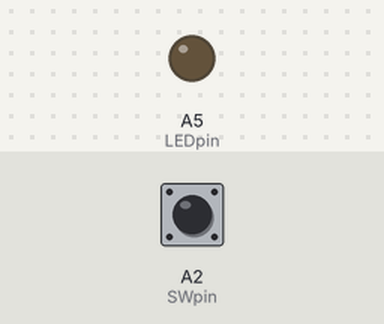
Recording of a sketch running on a simulated Arduino Uno, built with avr-gcc and run on an emulated ATmega328P. Parts: output pins drawn as LEDs (lit = HIGH). Inputs (shaded band) come from the test bench; at power-on: A2 (SWpin) LOW.

Above: at 1.2 s.
1.3 s: A2 (SWpin) pulled HIGH for 0.15 s
At 1.37 s:
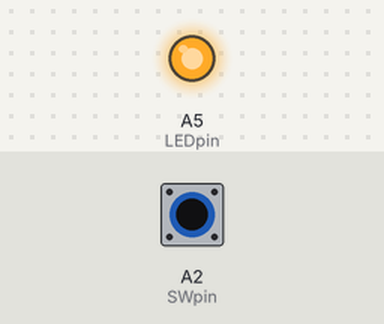
2.9 s: A2 (SWpin) pulled HIGH for 3.2 s
At 6.4 s:
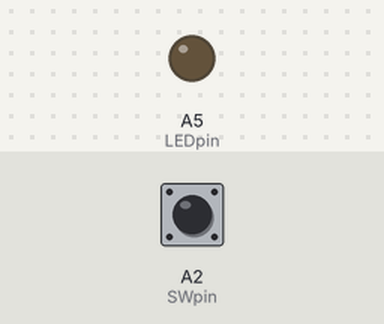
Timing chart, 0 to 7.9 s (numbered marks = the images above; inputs shaded):
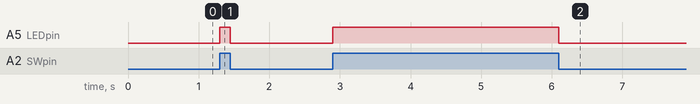

The sketch:

test002-2.ino
```cpp
int LEDpin=A5;
int SWpin=A2;

void setup()
{
  pinMode(LEDpin,OUTPUT);
  pinMode(SWpin,INPUT);
}

void loop()
{
  int SW=digitalRead(SWpin);
  if(SW==HIGH)
  {
    digitalWrite(LEDpin,HIGH);
  }
  else
  {
    digitalWrite(LEDpin,LOW);
  }
}
```

Measured:
- after the input at 1.3 s, A5 (LEDpin): LOW → HIGH at once, → LOW 0.15 s later
- after the input at 2.9 s, A5 (LEDpin): LOW → HIGH at once, → LOW 3.2 s later
